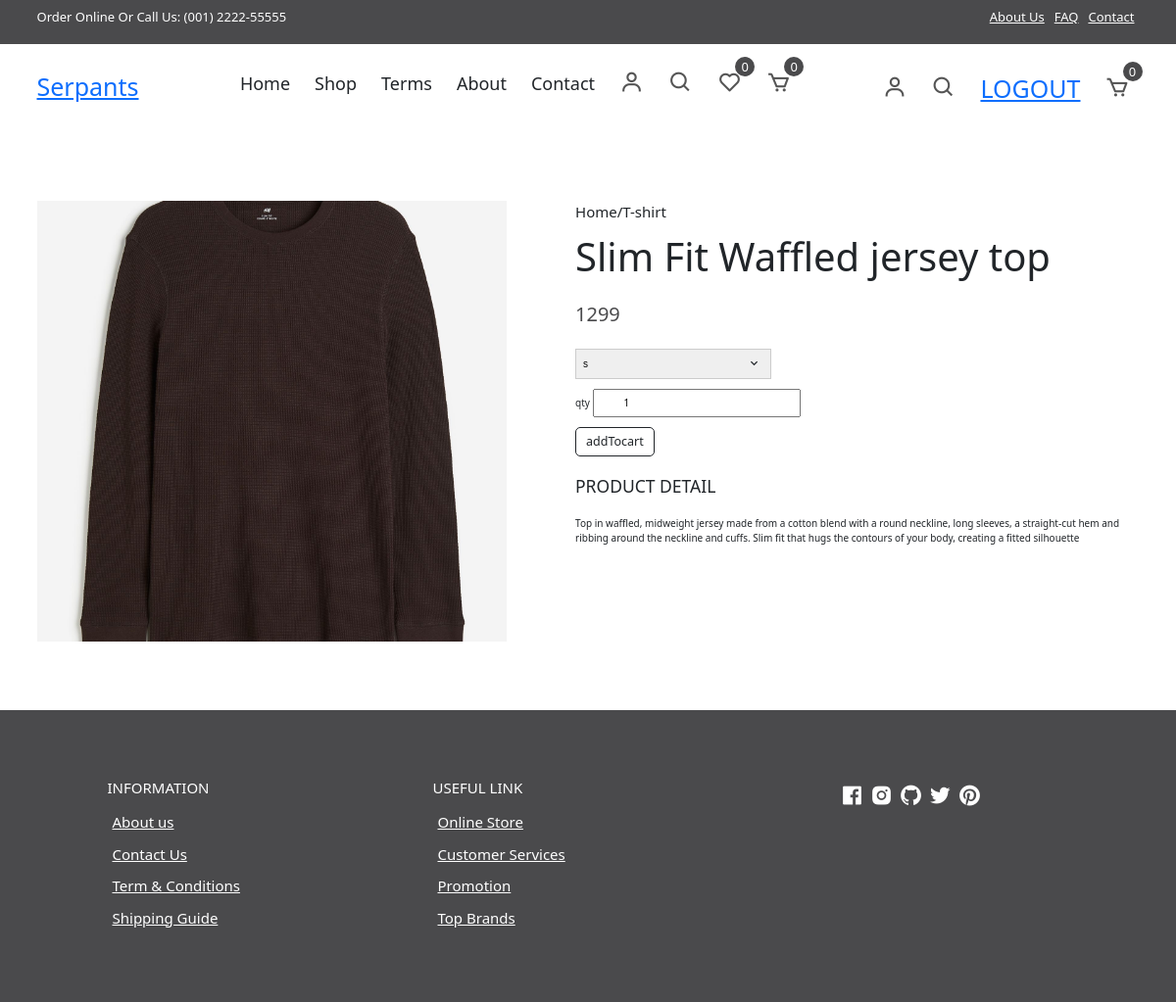
/products/2/ (signed in), run on the app's committed database.
### store/models.py (models this page shows, shortened)
class Product(models.Model):
    title=models.CharField(max_length=200)
    description=models.TextField(null=True)
    image=models.ImageField(upload_to="product_images",default="default.jpg",null=True,blank=True)
    category_object=models.ForeignKey(Category,on_delete=models.CASCADE,related_name="item")
    size_object=models.ManyToManyField(Size)
    price=models.PositiveIntegerField()
    created_date=models.DateTimeField(auto_now_add=True)
    updated_date=models.DateTimeField(auto_now=True)
    is_active=models.BooleanField(default=True)
    tag_objects=models.ManyToManyField(Tag,null=True)

### store/views.py (the view)
# urls.py: path("products/<int:pk>/",views.ProductDetailView.as_view(),name="product-detail"),
@method_decorator([signinrequired,never_cache],name="dispatch")
class ProductDetailView(View):
    def get(self,request,*args,**kwargs):
        id=kwargs.get("pk")
        qs=Product.objects.get(id=id)
        return render(request,"product_detail.html",{"data":qs})

### store/context_processors.py (called while the page is built)
def basket_count(request):
    if request.user.is_authenticated:
        count=request.user.cart.cart_item_count
        return {"cart_count":count}
    else:
        return{"cart_count":0}

### store/models.py (called while the page is built)
    @property
    def cart_items(self):   #--here--self=basket---
        return self.cartitem.filter(is_order_placed=False)

    @property
    def cart_item_count(self):
        return self.cart_items.count()

### store/templates/product_detail.html (shortened to what this page needs)
{%extends 'base.html'%}
{%load static%}
{%block link_block%}
<link href="https://cdn.jsdelivr.net/npm/bootstrap@5.3.3/dist/css/bootstrap.min.css" rel="stylesheet">
{%endblock%}
{%block main_block%}
<section class="section product-detail">
    <div class="details container">
      <div class="left image-container">
        <div class="main">
          <img src="{{data.image.url}}" id="zoom" alt="" />
        </div>
      </div>
      <div class="right">
        <span>Home/T-shirt</span>
        <h1>{{data.title}}</h1>
        <div class="price">{{data.price}}</div>
        <form method="post" action="{%url 'addto-basket' data.id%}">
          <div>
            <select name="size">
             {%for op in data.size_object.all%}
                <option value="{{op.name}}">{{op.name}}</option>
             {%endfor%}
            </select>
            <span><i class="bx bx-chevron-down"></i></span>
          </div>
          <p class="mt-3">
           <label for="">qty</label> <input type="number" value="1"  name="qty" class="py-2 px-5"/>
          </p>
          <button type="submit" class="btn btn-outline-dark btn-lg">addTocart</button>
        </form>
        <h3>Product Detail</h3>
        <p>
         {{data.description}}
        </p>
      </div>
    </div>
  </section>
{%endblock%}

### store/static/css/styles.css (style rules this page uses)
:root { --white: #fff; --black: #222; --green: #4a4a4c; --grey1: #f0f0f0; --grey2: #e9d7d3; }
*, *::before, *::after { margin: 0; padding: 0; box-sizing: inherit; }
html { box-sizing: border-box; font-size: 62.5%; }
body { font-family: 'Roboto', sans-serif; font-size: 1.6rem; background-color: var(--white); color: var(--black); font-weight: 400; font-style: normal; }
.container { max-width: 114rem; margin: 0 auto; padding: 0 3rem; }
.section { padding: 10rem 0 5rem 0; overflow: hidden; }
form { position: relative; z-index: 1; }
form span { position: absolute; top: 50%; right: 1rem; transform: translateY(-50%); font-size: 2rem; z-index: 0; }
.product-detail .details { display: grid; grid-template-columns: 1fr 1.2fr; gap: 7rem; }
.product-detail .left { display: flex; flex-direction: column; }
.product-detail .left .main { text-align: center; background-color: #f6f2f1; margin-bottom: 2rem; height: 45rem; }
.product-detail .left .main img { object-fit: cover; height: 100%; width: 100%; }
.product-detail .right span { display: inline-block; font-size: 1.5rem; margin-bottom: 1rem; }
.product-detail .right h1 { font-size: 4rem; line-height: 1.2; margin-bottom: 2rem; }
.product-detail .right .price { font-size: 600; font-size: 2rem; color: var(--green); margin-bottom: 2rem; }
.product-detail .right div { display: inline-block; position: relative; z-index: -1; }
.product-detail .right select { font-family: 'Poppins', sans-serif; width: 20rem; padding: 0.7rem; border: 1px solid #ccc; appearance: none; outline: none; }
.product-detail form { margin-bottom: 2rem; z-index: 0; }
.product-detail form span { position: absolute; top: 50%; right: 1rem; transform: translateY(-50%); font-size: 2rem; z-index: 0; }
.product-detail h3 { text-transform: uppercase; margin-bottom: 2rem; }

### data on the page
Product: image (picture), title "Slim Fit Waffled jersey top", price "1299", description "Top in waffled, midweight jersey made from a cotton blend with a round neckline, long sleeves, a straight-cut hem and ribbing around the neckline and cuffs. Slim fit that hugs the contours of your body, creating a fitted silhouette"

### other printed values
{{ cart_count }} "0"
form field size "s"
